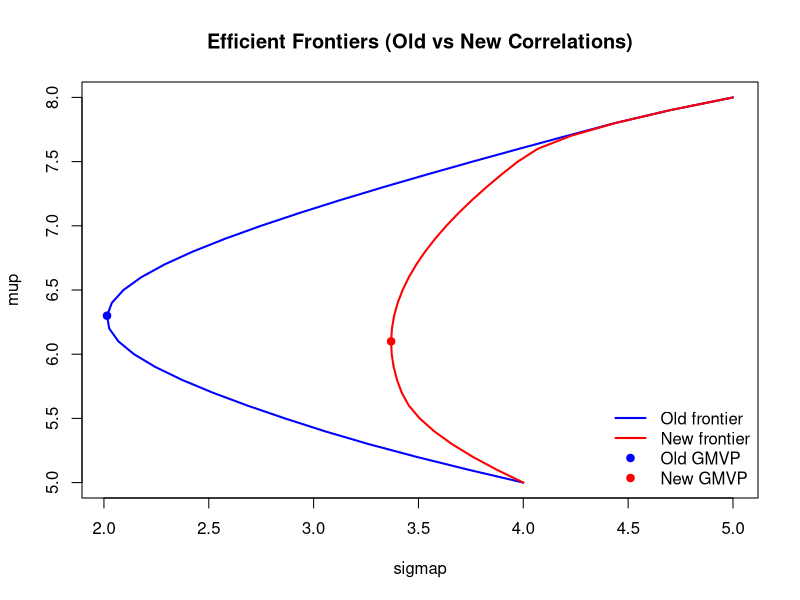

Source code (R):
#########################################
# Markowitz Portfolio Theory — Comparison
# Old vs New Correlation Matrix
# (script written to match class style)
#########################################

# --- Packages ----
library(tseries)

# --- Inputs (same means/SDs as notes) ----
miu1 = 5;  s1 = 4
miu2 = 8;  s2 = 5
miu3 = 7;  s3 = 4.5
miuv = c(miu1, miu2, miu3)

# =========================================================
# Part A: OLD efficiency frontier (as in notes)
# rho12 = -0.5; rho13 = -0.3; rho23 = 0.4
# =========================================================
rho12 = -0.5; rho13 = -0.3; rho23 = 0.4
s12 = rho12 * s1 * s2
s13 = rho13 * s1 * s3
s23 = rho23 * s2 * s3
sigma_old = matrix(c(s1^2, s12,  s13,
                     s12,  s2^2, s23,
                     s13,  s23,  s3^2),
                   nrow = 3, ncol = 3, byrow = TRUE)

# grid of target means
targetmiu = seq(5, 8, 0.10)

# loop to get min-variance sigma for each target mean
sigp_old = rep(0, length(targetmiu))
w_old = vector("list", length(targetmiu))
for (i in 1:length(targetmiu)) {
  op = portfolio.optim(t(miuv), pm = targetmiu[i], covmat = sigma_old)
  sigp_old[i] = sqrt(t(op$pw) %*% sigma_old %*% op$pw)
  w_old[[i]] = op$pw
}

# GMVP on the old frontier by scanning the grid
idx_old = which.min(sigp_old)
gmvp_mu_old  = targetmiu[idx_old]
gmvp_sig_old = sigp_old[idx_old]
gmvp_w_old   = w_old[[idx_old]]

cat("=== OLD correlations (rho12=-0.5, rho13=-0.3, rho23=0.4) ===\n")
cat(sprintf("GMVP: mu = %.3f, sigma = %.3f\n", gmvp_mu_old, gmvp_sig_old))
cat(sprintf("weights: w1 = %.3f, w2 = %.3f, w3 = %.3f\n\n",
            gmvp_w_old[1], gmvp_w_old[2], gmvp_w_old[3]))

# =========================================================
# Part B: NEW efficiency frontier
# rho12 = 0.5; rho13 = 0.3; rho23 = 0.4
# =========================================================
rho12 = 0.5; rho13 = 0.3; rho23 = 0.4
s12 = rho12 * s1 * s2
s13 = rho13 * s1 * s3
s23 = rho23 * s2 * s3
sigma_new = matrix(c(s1^2, s12,  s13,
                     s12,  s2^2, s23,
                     s13,  s23,  s3^2),
                   nrow = 3, ncol = 3, byrow = TRUE)

# loop for new frontier
sigp_new = rep(0, length(targetmiu))
w_new = vector("list", length(targetmiu))
for (i in 1:length(targetmiu)) {
  op = portfolio.optim(t(miuv), pm = targetmiu[i], covmat = sigma_new)
  sigp_new[i] = sqrt(t(op$pw) %*% sigma_new %*% op$pw)
  w_new[[i]] = op$pw
}

# GMVP on the new frontier
idx_new = which.min(sigp_new)
gmvp_mu_new  = targetmiu[idx_new]
gmvp_sig_new = sigp_new[idx_new]
gmvp_w_new   = w_new[[idx_new]]

cat("=== NEW correlations (rho12=0.5, rho13=0.3, rho23=0.4) ===\n")
cat(sprintf("GMVP: mu = %.3f, sigma = %.3f\n", gmvp_mu_new, gmvp_sig_new))
cat(sprintf("weights: w1 = %.3f, w2 = %.3f, w3 = %.3f\n\n",
            gmvp_w_new[1], gmvp_w_new[2], gmvp_w_new[3]))

# =========================================================
# Plot: overlay old vs new efficient frontiers
# =========================================================
plot(sigp_old, targetmiu, type = "l", lwd = 2,
     xlab = "sigmap", ylab = "mup",
     main = "Efficient Frontiers (Old vs New Correlations)",
     col = "blue")
lines(sigp_new, targetmiu, lwd = 2, col = "red")

# mark GMVP points
points(gmvp_sig_old, gmvp_mu_old, pch = 19, col = "blue")
points(gmvp_sig_new, gmvp_mu_new, pch = 19, col = "red")

legend("bottomright",
       legend = c("Old frontier", "New frontier", "Old GMVP", "New GMVP"),
       lty = c(1,1,NA,NA), pch = c(NA,NA,19,19),
       col = c("blue","red","blue","red"),
       bty = "n", lwd = c(2,2,NA,NA))
